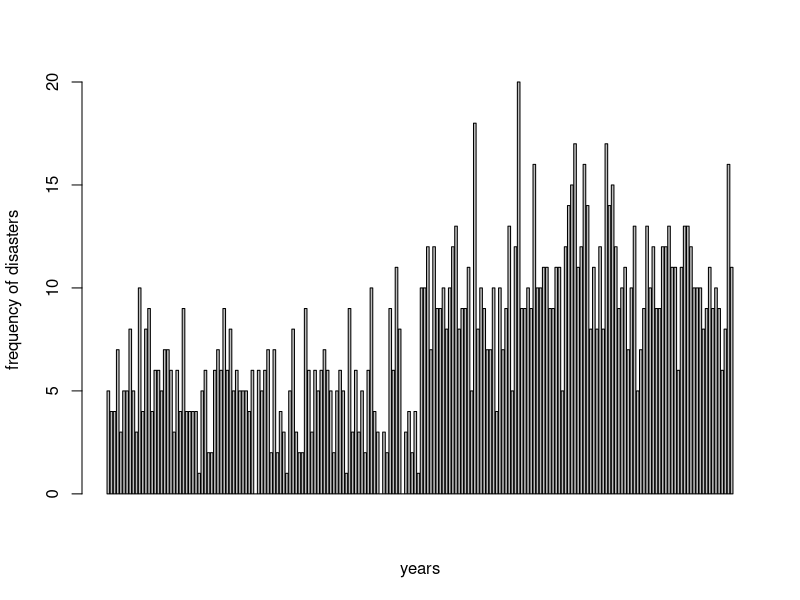
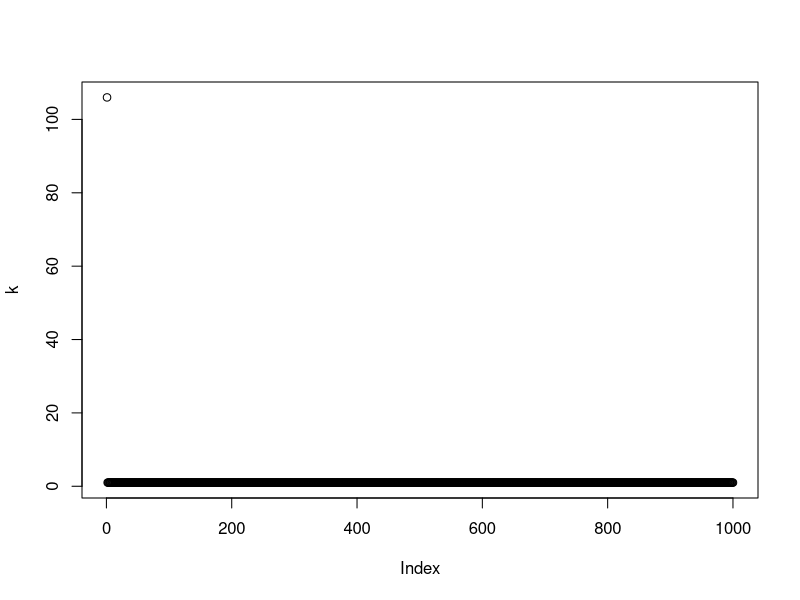

The R script that drew these images, in order:
library(boot)
data(coal)
y <- tabulate(floor(coal[[1]]))
y <- y[1851:length(y)]
y<-c(rpois(100,5), rpois(100,10))
barplot(y,xlab="years", ylab="frequency of disasters")
# initialization
n <- length(y) # number of data elements to process
m <- 1000 # target length of the chain
# now set up blank 1000 element arrays for mu, lambda, and k
mu <- lambda <- k <- numeric(m)
L <- numeric(n) # likelihood fxn has one slot per year
k[1] <- sample(1:n,1) # pick 1 random year to start at
mu[1] <- 1
lambda[1] <- 1
b1 <- 1
b2 <- 1

# start at 2, so you can use initialization values as seeds
# and go through this process once for each of your m iterations
for (i in 2:m) {
  kt <- k[i-1] # start w/random year from initialization
  # set your shape parameter to pick mu from, based on the characteristics
  # of the early ("before") chunk of your data
  r <- .5 + sum(y[1:kt]) 
  # now use it to pick mu
  mu[i] <- rgamma(1,shape=r,rate=kt+b1) 
  # if you're at the end of the time periods, set your shape parameter
  # to 0.5 + the sum of all the frequencies, otherwise, just set the shape
  # parameter that you will use to pick lambda based on the later ("after")
  # chunk of your data
  if (kt+1 > n) r <- 0.5 + sum(y) else r <- 0.5 + sum(y[(kt+1):n])
  lambda[i] <- rgamma(1,shape=r,rate=n-kt+b2)
  # now use the mu and lambda values that you got to set b1 and b2 for next iteration
  b1 <- rgamma(1,shape=.5,rate=mu[i]+1)
  b2 <- rgamma(1,shape=.5,rate=lambda[i]+1)
  # for each year, find value of LIKELIHOOD function which you will 
  # then use to determine what year to hop to next
  for (j in 1:n) {
   # L[j] <- exp((lambda[i]-mu[i])*j) * (mu[i]/lambda[i])^sum(y[1:j])
  L[j]<-lambda[i]-mu[i]*j+sum(y[1:j])*log(mu[i]/lambda[i])
  }
  L <- exp(L)/sum(exp(L))
  # determine which year to hop to next
  k[i] <- sample(1:n,prob=L,size=1)
}
plot(k)
quantile(k[5:1000])
